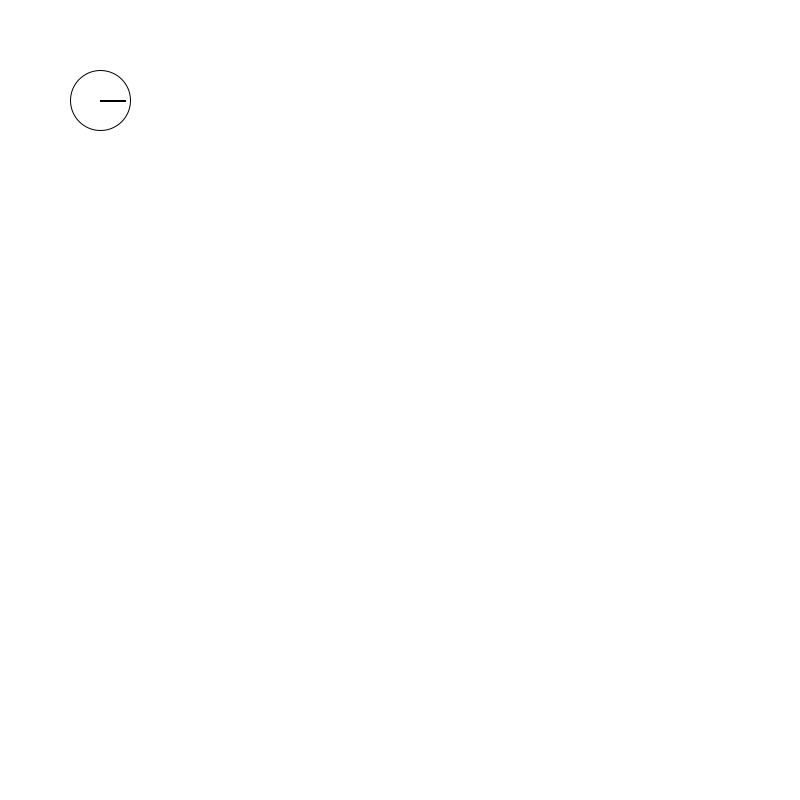
Frame 1 (no input)
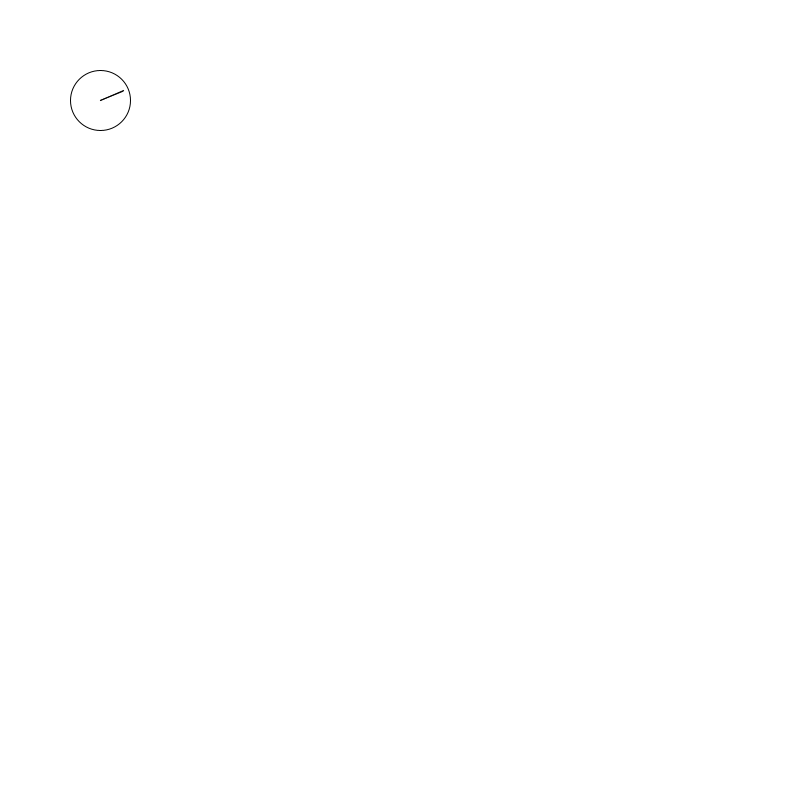
Frame 60 (the mouse pressed at the canvas centre just before this capture)
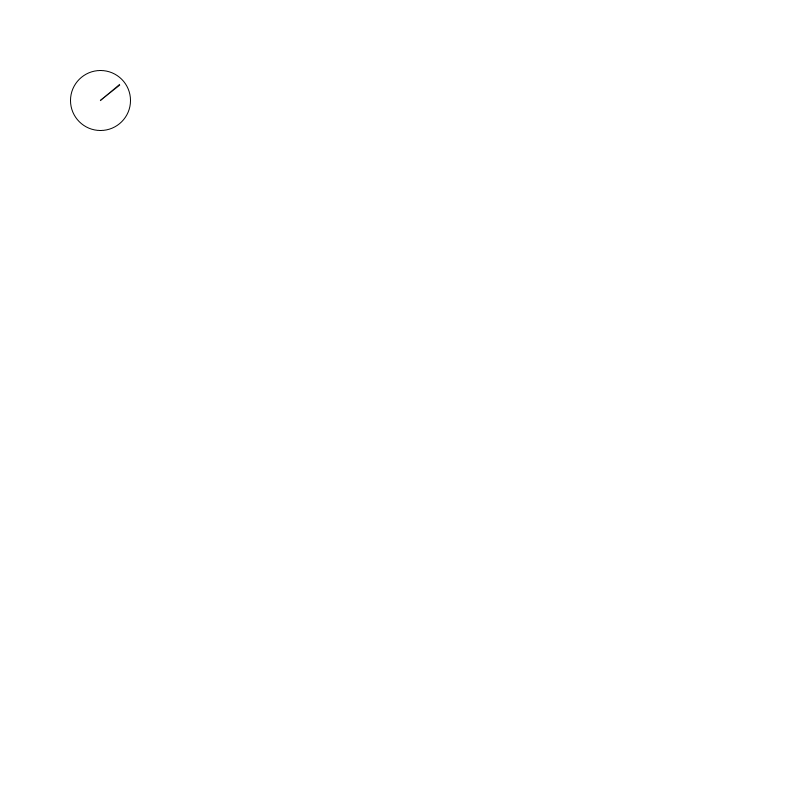
Frame 120 (the mouse held since frame 60 and released just before this capture)

The Processing sketch that drew these frames (run headless with seeded random() and noise(); from frame 60 on, the mouse is pressed at the canvas centre):

// Processing sketch: Time_java
// ── Time_java.pde
PShape rectangle;

void setup(){
  size(800,800);
  fill(255);
  ellipse(100,100,60,60);
  rectangle = createShape(RECT, 0, 0, 25, 1);
  rectangle.setFill(color(0,0,0));
}
void draw(){ 
    background(255);
    ellipse(100,100,60,60);
    shape(rectangle, 100, 100);
    rectangle.rotate(0.1);
    delay(100);
}
